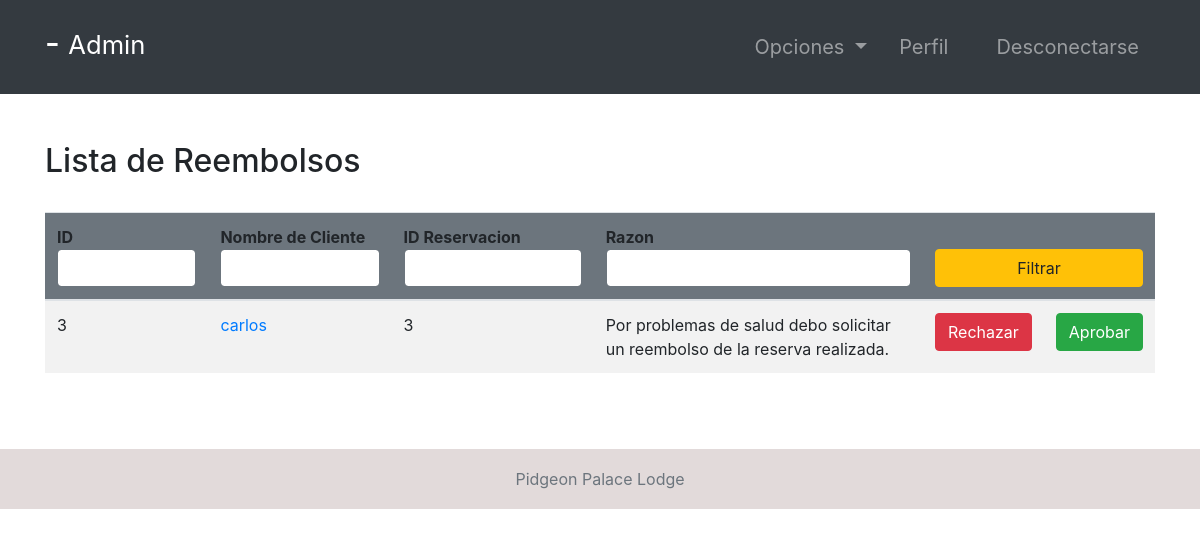
Screenshot of /refunds/ (signed in) with the database file from the repository.
### room/models.py (models this page shows, shortened)
class Refund(models.Model):
    guest = models.ForeignKey(Guest,   null=True, on_delete=models.CASCADE)
    reservation = models.ForeignKey(Booking, on_delete=models.CASCADE)
    reason = models.TextField()

class Booking(models.Model):
    roomNumber = models.ForeignKey(Room, on_delete=models.CASCADE)
    guest = models.ForeignKey(Guest, null=True, on_delete=models.CASCADE)
    dateOfReservation = models.DateField(default=timezone.now)
    startDate = models.DateField()
    endDate = models.DateField()

### accounts/models.py (models this page shows, shortened)
class Guest(models.Model):
    user = models.OneToOneField(User, null=True, on_delete=models.CASCADE)
    phoneNumber = PhoneNumberField(unique=True)

### room/views.py (the view, shortened to what this page needs)
# urls.py: path('refunds/', refunds, name="refunds"),
@ login_required(login_url='login')
def refunds(request):
    role = str(request.user.groups.all()[0])
    path = role + "/"
    refunds = Refund.objects.all()
    context = {
        "role": role,
        'refunds': refunds
    }
    return render(request, path + "refunds.html", context)

### Templates/admin/refunds.html
{% extends '../index.html' %}
{% block context %}
{% include '../common_pages/refunds.html' %}
{% endblock %}

### Templates/incs/nav.html (shortened to what this page needs)
<nav class="navbar navbar-dark bg-dark navbar-expand-lg py-3 " role="navigation">
    <div class="container">
        <a href="" class="navbar-brand">
            <h2 class="text-capitalize">
                {{ request.user.first_name }} {{ request.user.last_name }} -
                <small>
                    {{ role }}
                </small>
            </h2>
        </a>
        <div class="collapse navbar-collapse" id="navbarTags">
            <ul class="navbar-nav ml-auto">
                <li class="nav-item dropdown p-2">
                    <a class="nav-link dropdown-toggle" href="#" id="navbarDropdown" role="button"
                        data-toggle="dropdown" aria-haspopup="true" aria-expanded="false">
                        Opciones
                    </a>
                </li>
                <li class="nav-item mr-3 p-2">
                    {% if role == 'staff' or role == 'receptionist' or role == 'admin' or role == 'manager' %}
                    <a href="{% url 'employee-profile' user.id %}" class="nav-link">Perfil</a>
                    {% endif %}
                </li>
                <li class="nav-item p-2 ">
                    <a href="{% url 'logout' %}" class="nav-link">Desconectarse</a>
                </li>
            </ul>
        </div>
    </div>
</nav>

### Templates/common_pages/refunds.html (shortened to what this page needs)
<div class="container py-5">
    <div class="table-header row">
        <div class="col-sm-12 col-md-12 col-lg-4 mb-4">
            <h2>Lista de Reembolsos</h2>
        </div>
    </div>
    <table class="table table-hover table-striped">
        <thead class="bg-secondary rounded">
            <tr>
                <form action="" method="POST">
                    <th>ID <input type="number" name="gid" value="{{gid}}"
                            class="form-control border border-secondary"></th>
                    <th>Nombre de Cliente <input type="text" name="name" value="{{name}}"
                            class="form-control border border-secondary"></th>
                    <th>ID Reservacion<input type="number" name="booking" value="{{booking}}"
                            class="form-control border border-secondary">
                    </th>
                    <th>Razon<input type="text" name="reason" value="{{reason}}"
                            class="form-control border border-secondary"></th>
                    <th colspan="2"><button type="submit" name="filter" class="btn btn-warning w-100">Filtrar</button>
                    </th>
                </form>
            </tr>
        </thead>
        <tbody>
            {% for r in refunds %}
            <tr>
                <td>{{r.guest.user.id}}</td>
                <td><a href="{% url 'guest-profile' r.guest.user.id %}">{{r.guest.user.first_name}}</a></td>
                <td>{{r.reservation.id}}</td>
                <td>{{r.reason}}</td>
                <form action="" method="POST">
                    <td> <button type="submit" name="decline" class="btn btn-danger">Rechazar</button> </td>
                    <td> <button type="submit" name="approve" class="btn btn-success">Aprobar</button> </td>
                </form>
            </tr>
            {% endfor %}
        </tbody>
    </table>
</div>

### static/css/main.css (style rules this page uses)
* { margin: 0; padding: 0; -webkit-font-smoothing: antialiased; }
body { position: relative; }
nav .nav-item { font-size: 20px; }

### rows the page displays
Refund: guest.user.id "3", guest.user.first_name "carlos", reservation.id "3", reason "Por problemas de salud debo solicitar un reembolso de la reserva realizada."

### other values shown
{{ role }} "Admin"
